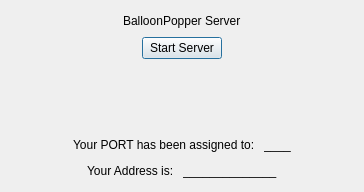
<?xml version="1.0" encoding="UTF-8"?>
<ui version="4.0">
 <class>BalloonServer</class>
 <widget class="QDialog" name="BalloonServer">
  <property name="geometry">
   <rect>
    <x>0</x>
    <y>0</y>
    <width>364</width>
    <height>192</height>
   </rect>
  </property>
  <property name="windowTitle">
   <string>BalloonServer</string>
  </property>
  <layout class="QVBoxLayout" name="verticalLayout">
   <item>
    <layout class="QHBoxLayout" name="horizontalLayout_2">
     <item>
      <spacer name="horizontalSpacer_3">
       <property name="orientation">
        <enum>Qt::Horizontal</enum>
       </property>
       <property name="sizeHint" stdset="0">
        <size>
         <width>40</width>
         <height>20</height>
        </size>
       </property>
      </spacer>
     </item>
     <item>
      <widget class="QLabel" name="label_2">
       <property name="text">
        <string>BalloonPopper Server</string>
       </property>
      </widget>
     </item>
     <item>
      <spacer name="horizontalSpacer_4">
       <property name="orientation">
        <enum>Qt::Horizontal</enum>
       </property>
       <property name="sizeHint" stdset="0">
        <size>
         <width>40</width>
         <height>20</height>
        </size>
       </property>
      </spacer>
     </item>
    </layout>
   </item>
   <item>
    <spacer name="verticalSpacer_3">
     <property name="orientation">
      <enum>Qt::Vertical</enum>
     </property>
     <property name="sizeHint" stdset="0">
      <size>
       <width>20</width>
       <height>0</height>
      </size>
     </property>
    </spacer>
   </item>
   <item>
    <layout class="QHBoxLayout" name="horizontalLayout">
     <item>
      <spacer name="horizontalSpacer">
       <property name="orientation">
        <enum>Qt::Horizontal</enum>
       </property>
       <property name="sizeHint" stdset="0">
        <size>
         <width>40</width>
         <height>20</height>
        </size>
       </property>
      </spacer>
     </item>
     <item>
      <widget class="QPushButton" name="startButton">
       <property name="text">
        <string>Start Server</string>
       </property>
      </widget>
     </item>
     <item>
      <spacer name="horizontalSpacer_2">
       <property name="orientation">
        <enum>Qt::Horizontal</enum>
       </property>
       <property name="sizeHint" stdset="0">
        <size>
         <width>40</width>
         <height>20</height>
        </size>
       </property>
      </spacer>
     </item>
    </layout>
   </item>
   <item>
    <spacer name="verticalSpacer_2">
     <property name="orientation">
      <enum>Qt::Vertical</enum>
     </property>
     <property name="sizeHint" stdset="0">
      <size>
       <width>20</width>
       <height>105</height>
      </size>
     </property>
    </spacer>
   </item>
   <item>
    <layout class="QHBoxLayout" name="horizontalLayout_3">
     <item>
      <spacer name="horizontalSpacer_5">
       <property name="orientation">
        <enum>Qt::Horizontal</enum>
       </property>
       <property name="sizeHint" stdset="0">
        <size>
         <width>40</width>
         <height>20</height>
        </size>
       </property>
      </spacer>
     </item>
     <item>
      <widget class="QLabel" name="label_3">
       <property name="text">
        <string>Your PORT has been assigned to: </string>
       </property>
      </widget>
     </item>
     <item>
      <widget class="QLabel" name="portLabel">
       <property name="text">
        <string>____</string>
       </property>
      </widget>
     </item>
     <item>
      <spacer name="horizontalSpacer_6">
       <property name="orientation">
        <enum>Qt::Horizontal</enum>
       </property>
       <property name="sizeHint" stdset="0">
        <size>
         <width>40</width>
         <height>20</height>
        </size>
       </property>
      </spacer>
     </item>
    </layout>
   </item>
   <item>
    <layout class="QHBoxLayout" name="horizontalLayout_4">
     <item>
      <spacer name="horizontalSpacer_7">
       <property name="orientation">
        <enum>Qt::Horizontal</enum>
       </property>
       <property name="sizeHint" stdset="0">
        <size>
         <width>40</width>
         <height>20</height>
        </size>
       </property>
      </spacer>
     </item>
     <item>
      <widget class="QLabel" name="label_4">
       <property name="text">
        <string>Your Address is: </string>
       </property>
      </widget>
     </item>
     <item>
      <widget class="QLabel" name="addressLabel">
       <property name="text">
        <string>______________</string>
       </property>
      </widget>
     </item>
     <item>
      <spacer name="horizontalSpacer_8">
       <property name="orientation">
        <enum>Qt::Horizontal</enum>
       </property>
       <property name="sizeHint" stdset="0">
        <size>
         <width>40</width>
         <height>20</height>
        </size>
       </property>
      </spacer>
     </item>
    </layout>
   </item>
   <item>
    <spacer name="verticalSpacer">
     <property name="orientation">
      <enum>Qt::Vertical</enum>
     </property>
     <property name="sizeHint" stdset="0">
      <size>
       <width>20</width>
       <height>22</height>
      </size>
     </property>
    </spacer>
   </item>
  </layout>
 </widget>
 <resources/>
 <connections/>
</ui>
